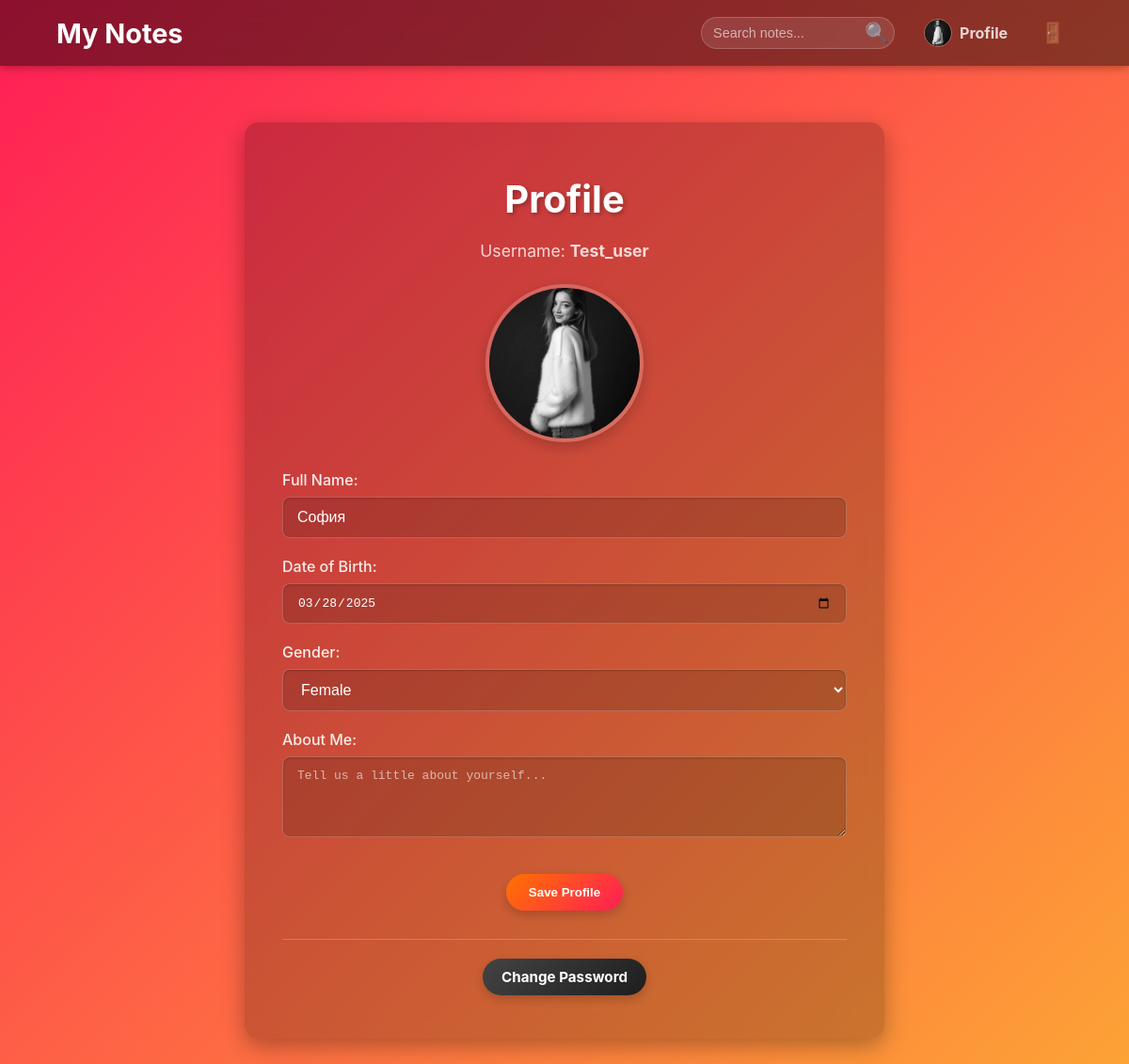
Page /notes/profile/ (signed in) on the committed database.
### notes/models.py (models this page shows, shortened)
class UserProfile(models.Model):
    user = models.OneToOneField(User, on_delete=models.CASCADE)
    full_name = models.CharField(max_length=100, blank=True)
    birth_date = models.DateField(null=True, blank=True)
    GENDER_CHOICES = [
        ('male', 'Male'),
        ('female', 'Female'),
        ('other', 'Other'),
    ]
    gender = models.CharField(max_length=10, choices=GENDER_CHOICES, blank=True)
    avatar = models.ImageField(upload_to='avatars/', null=True, blank=True)
    bio = models.TextField(max_length=500, blank=True)

### notes/views.py (the view)
# urls.py: path('profile/', notes_views.profile_view, name='profile'),
@login_required
def profile_view(request):
    user_profile, created = UserProfile.objects.get_or_create(user=request.user)
    if request.method == 'POST':
        form = UserProfileForm(request.POST, request.FILES, instance=user_profile)
        if form.is_valid():
            form.save()
            messages.success(request, 'Profile updated successfully!')
            return redirect('notes:profile')
        else:
            messages.error(request, 'Please correct the errors below.')
    else:
        form = UserProfileForm(instance=user_profile)
    return render(request, 'notes/profile.html', {'form': form})

### notes/forms.py
class UserProfileForm(forms.ModelForm):
    class Meta:
        model = UserProfile
        fields = ['full_name', 'birth_date', 'gender', 'avatar', 'bio']
        widgets = {
            'birth_date': forms.DateInput(attrs={'type': 'date'}),
            'bio': forms.Textarea(attrs={'rows': 4, 'placeholder': 'Tell us a little about yourself...'}),
            'full_name': forms.TextInput(attrs={'placeholder': 'Your full name'}),
            'gender': forms.Select(),
            'avatar': forms.ClearableFileInput(), # Використовуємо стандартний віджет для файлів
        }
        labels = {
            'full_name': 'Full Name',
            'birth_date': 'Date of Birth',
            'gender': 'Gender',
            'avatar': 'Profile Picture',
            'bio': 'About Me',
        }
        help_texts = {
             'avatar': 'Upload a new picture for your profile.',
        }

### notes/templates/notes/profile.html (shortened to what this page needs)
{% extends 'notes/base.html' %}
{% load static %}
{% block content %}
<div class="profile-container">
    <h1 class="title">Profile</h1>
    <p class="username-display">Username: <strong>{{ user.username }}</strong></p>
    <div class="avatar-container" id="avatar-container">
        <label for="{{ form.avatar.id_for_label }}"
               class="avatar-label"
               id="avatar-label"
               style="background-image: url('{% if form.instance.avatar %}{{ form.instance.avatar.url }}{% else %}{% static 'notes/images/default-avatar.png' %}{% endif %}');">
        </label>
    </div>
    <form method="post" enctype="multipart/form-data" class="profile-form">
        <div class="form-group">
            {{ form.full_name.label_tag }}
            {{ form.full_name }}
        </div>
        <div class="form-group">
            {{ form.birth_date.label_tag }}
            {{ form.birth_date }}
        </div>
        <div class="form-group">
            {{ form.gender.label_tag }}
            {{ form.gender }}
        </div>
         <div class="form-group">
            {{ form.bio.label_tag }}
            {{ form.bio }}
        </div>
        <button type="submit" class="btn">Save Profile</button>
    </form>
    <p class="change-password-section">
        <a href="{% url 'notes:password_change' %}" class="link-styled" id="change-password-link">Change Password</a>
    </p>
</div>
{% endblock %}

### notes/templates/notes/base.html (shortened to what this page needs)
{% load static %}
<!DOCTYPE html>
<html lang="uk">
<head>
    <link rel="stylesheet" href="{% static 'notes/style.css' %}">
</head>
<body>
    <nav class="navbar">
        <div class="nav-container">
            <a href="{% url 'notes:index' %}" class="navbar-brand">My Notes</a>
            <div class="navbar-menu">
                <form action="{% url 'notes:search_notes' %}" method="GET" class="search-form">
                    <input type="text" name="q" placeholder="Search notes..." class="search-input" value="{{ request.GET.q }}">
                    <button type="submit" class="search-button">🔍</button>
                </form>
                {% block nav_profile %}
                <a href="{% url 'notes:profile' %}" class="navbar-item profile-link">
                    {% if request.user.userprofile.avatar %}
                        <img src="{{ request.user.userprofile.avatar.url }}" alt="Avatar" class="navbar-avatar">
                    {% else %}
                        <span class="navbar-avatar default-avatar">👤</span>
                    {% endif %}
                    <span>Profile</span>
                </a>
                {% endblock %}
                {% block nav_logout %}
                <a href="{% url 'notes:logout' %}" class="navbar-item logout-link" title="Go out">
                    <span class="icon-logout">🚪</span>
                </a>
                {% endblock %}
            </div>
        </div>
    </nav>
    <div class="container">
        {% block content %}{% endblock %}
    </div>
</body>
</html>

### rows in the picture
UserProfile: avatar (picture), full_name "София", birth_date "03/28/2025", gender "Female"

### other values in the picture
{{ user.username }} "Test_user"
